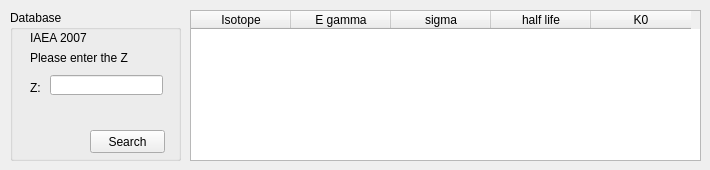
          <widget class="QWidget" name="tab_12">
           <attribute name="title">
            <string>Decay</string>
           </attribute>
           <widget class="QTableWidget" name="table_data_decay">
            <property name="geometry">
             <rect>
              <x>190</x>
              <y>10</y>
              <width>511</width>
              <height>151</height>
             </rect>
            </property>
            <column>
             <property name="text">
              <string>Isotope</string>
             </property>
            </column>
            <column>
             <property name="text">
              <string>E gamma</string>
             </property>
            </column>
            <column>
             <property name="text">
              <string>sigma</string>
             </property>
            </column>
            <column>
             <property name="text">
              <string>half life</string>
             </property>
            </column>
            <column>
             <property name="text">
              <string>K0</string>
             </property>
            </column>
           </widget>
           <widget class="QGroupBox" name="groupBox_24">
            <property name="geometry">
             <rect>
              <x>10</x>
              <y>10</y>
              <width>171</width>
              <height>151</height>
             </rect>
            </property>
            <property name="title">
             <string>Database</string>
            </property>
            <widget class="QPushButton" name="pbt_data_decay_do">
             <property name="geometry">
              <rect>
               <x>80</x>
               <y>120</y>
               <width>75</width>
               <height>23</height>
              </rect>
             </property>
             <property name="text">
              <string>Search</string>
             </property>
            </widget>
            <widget class="QLabel" name="label_64">
             <property name="geometry">
              <rect>
               <x>20</x>
               <y>70</y>
               <width>21</width>
               <height>16</height>
              </rect>
             </property>
             <property name="text">
              <string>Z:</string>
             </property>
            </widget>
            <widget class="QLineEdit" name="let_data_decay_Z">
             <property name="geometry">
              <rect>
               <x>40</x>
               <y>65</y>
               <width>113</width>
               <height>20</height>
              </rect>
             </property>
            </widget>
            <widget class="QLabel" name="label_65">
             <property name="geometry">
              <rect>
               <x>20</x>
               <y>20</y>
               <width>91</width>
               <height>16</height>
              </rect>
             </property>
             <property name="text">
              <string>IAEA 2007</string>
             </property>
            </widget>
            <widget class="QLabel" name="label_66">
             <property name="geometry">
              <rect>
               <x>20</x>
               <y>40</y>
               <width>131</width>
               <height>16</height>
              </rect>
             </property>
             <property name="text">
              <string>Please enter the Z</string>
             </property>
            </widget>
           </widget>
          </widget>
